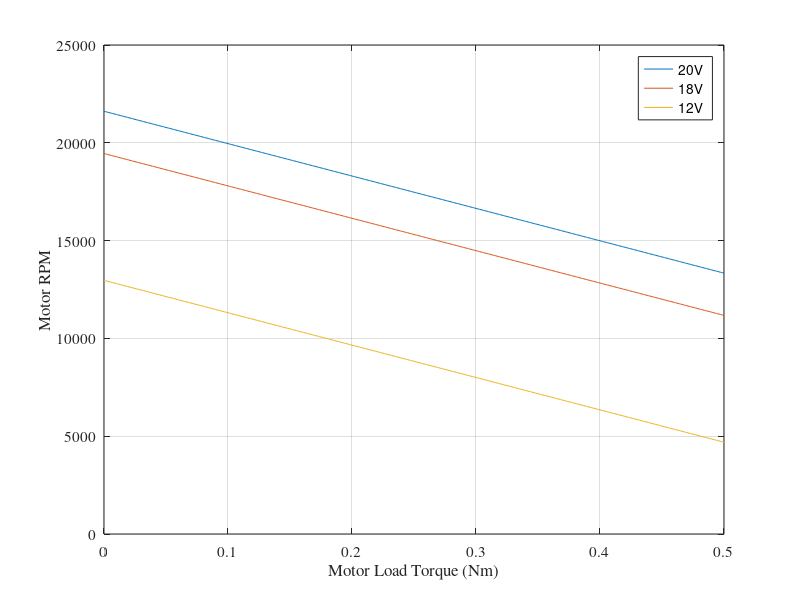
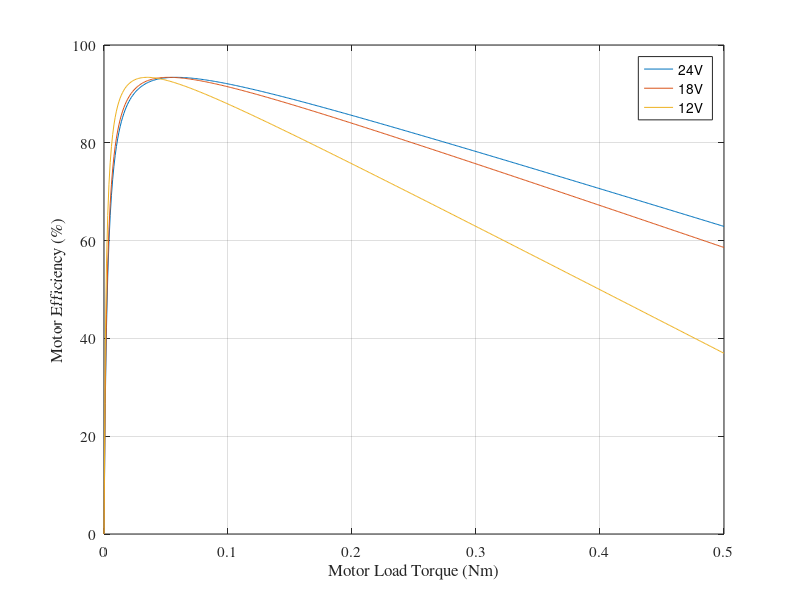
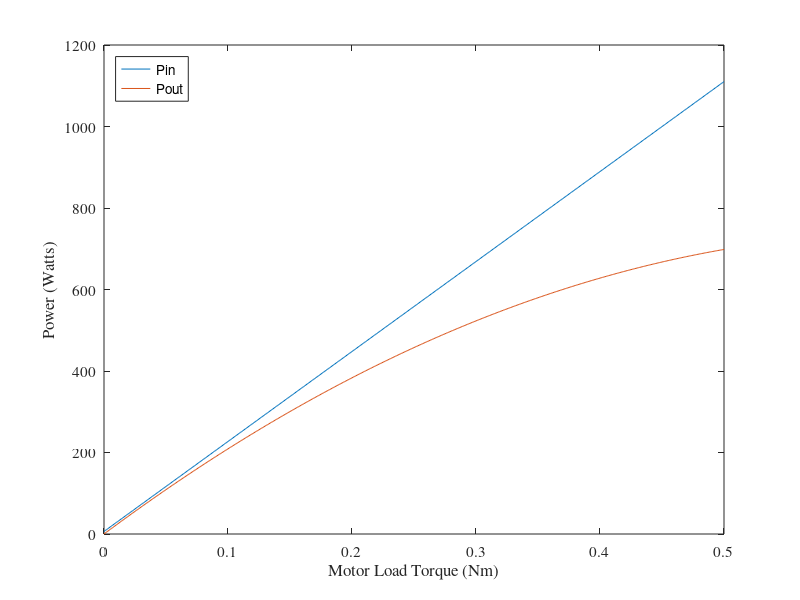

MATLAB code for these plots, in order:
kt=0.009039; %Newton meters/A
KV1=113.41149466; %rad/sec /V;
kv=KV1^(-1); %V/ rad/sec;
R=0.13846; %Motor Resistance
Bm=0.0000012515538461; %Motor Friction Coefficicent
Tl=0:0.001:0.5; %Varying Load Torque
Vin=20; %Input voltage
Vin1=18;
Vin2=12;
Vin3=6;
wr=(Vin/(((R*Bm)/kt)+kv))-(R/(((R*Bm))+kt*kv))*Tl;
RPM=wr*9.54929659643;
I=(Vin-kv*wr)/R;
Pin=Vin.*I;
Pout=wr.*Tl;
eta=(Pout./Pin)*100;

wr=(Vin/(((R*Bm)/kt)+kv))-(R/(((R*Bm))+kt*kv))*Tl;
RPM=wr*9.54929659643;
I=(Vin-kv*wr)/R;
Pin=Vin.*I;
Pout=wr.*Tl;
eta=(Pout./Pin)*100;

wr1=(Vin1/(((R*Bm)/kt)+kv))-(R/(((R*Bm))+kt*kv))*Tl;
RPM1=wr1*9.54929659643;
I1=(Vin1-kv*wr1)/R;
Pin1=Vin1.*I1;
Pout1=wr1.*Tl;
eta1=(Pout1./Pin1)*100;

wr2=(Vin2/(((R*Bm)/kt)+kv))-(R/(((R*Bm))+kt*kv))*Tl;
RPM2=wr2*9.54929659643;
I2=(Vin2-kv*wr2)/R;
Pin2=Vin2.*I2;
Pout2=wr2.*Tl;
eta2=(Pout2./Pin2)*100;


figure(1)
plot(Tl,RPM,Tl,RPM1,Tl,RPM2)
set(gcf,'Position',[200 200 3.45*96 2.25*96])
set(gca,'FontName','Times')
set(gca,'FontSize',[11])
xlabel('Motor Load Torque (Nm)')
ylabel('Motor RPM')
legend('20V','18V ','12V','Location','NorthEast')
grid on
% figure(2)
% plot(Tl,I)
% set(gcf,'Position',[200 200 3.45*96 2.25*96])
% set(gca,'FontName','Times')
% set(gca,'FontSize',[11])
% xlabel('Motor Load Torque')
% ylabel('Drawn Current')
% legend('A23-150','Location','NorthEast')
figure(3)
plot(Tl,eta,Tl,eta1,Tl,eta2)
set(gcf,'Position',[200 200 3.45*96 2.25*96])
set(gca,'FontName','Times')
set(gca,'FontSize',[11])
xlabel('Motor Load Torque (Nm)')
ylabel('Motor Efficiency (%)')
legend('24V ','18V ','12V ','Location','NorthEast')
grid on
figure(4)
plot(Tl,Pin,Tl,Pout)
set(gcf,'Position',[200 200 3.45*96 2.25*96])
set(gca,'FontName','Times')
set(gca,'FontSize',[11])
xlabel('Motor Load Torque (Nm)')
ylabel('Power (Watts)')
legend('Pin','Pout','Location','NorthWest')